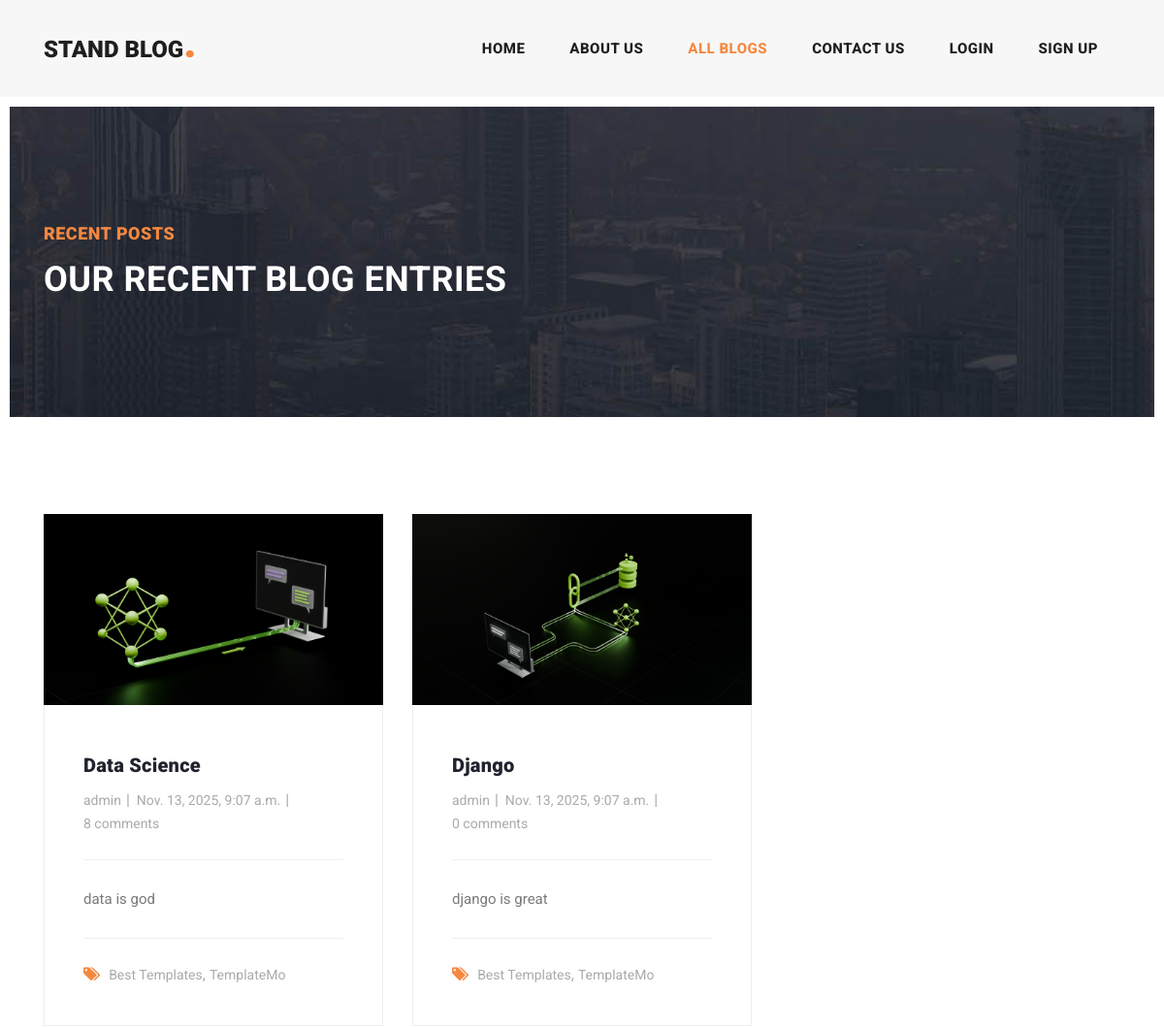
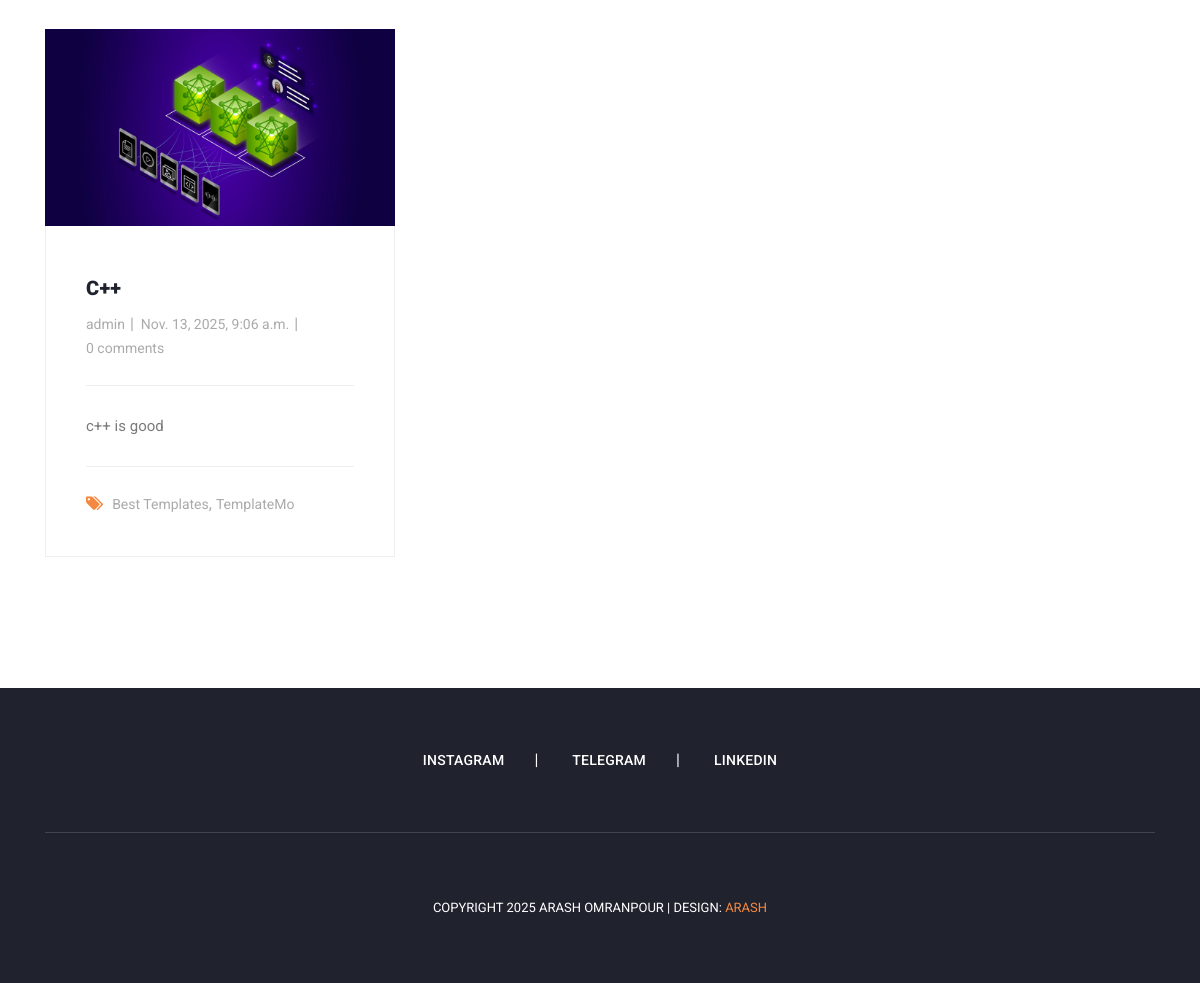
The page /articles/list on the database its author committed (2 pictures, top to bottom).
### post_app/models.py (models this page shows, shortened)
class Article(models.Model):
    author=models.ForeignKey(User, verbose_name="author name" , on_delete=models.CASCADE)
    title = models.CharField(unique=True,)
    category=models.ManyToManyField(Category, verbose_name="category / categories")
    body=models.TextField()
    image=models.ImageField(upload_to="images/articles",blank=True,null=True)
    created=models.DateTimeField(auto_now_add=True)
    updated=models.DateTimeField(auto_now=True)
    status=models.BooleanField(default=True)
    slug=models.SlugField( unique=True,blank=True)
    class Meta:
        ordering = ("-updated",)
    def get_absolute_url(self):
        return reverse("post:article_detail",kwargs={"slug":self.slug})
    def show_image(self):
        if self.image:
            return format_html(
                '<a href="{}" target="_blank">'
                '<img src="{}" width="50" height="50" style="object-fit:cover; border-radius:4px;" />'
                '</a>',
                self.image.url,  # link target
                self.image.url  # thumbnail source
            )
        return "No image"
    show_image.short_description = "Image"

### post_app/views.py (the view)
# urls.py: path("list", views.all_posts.as_view(), name="all_posts"),
class all_posts(ListView):
    model = Article
    template_name = "post_app/post_list.html"
    context_object_name = 'article'
    paginate_by = 3
    queryset = Article.objects.filter(status=True)

### context_processors/context_processors.py (called while the page is built)
def recent_posts(request):
    recent_posts = Article.objects.all().order_by('-created')[:3]
    return {"recent_posts": recent_posts}

def category_list(request):
    category_list = Category.objects.all()
    return {"category_list": category_list}

### post_app/templates/post_app/post_list.html (shortened to what this page needs)
{% extends 'base.html' %}
{% load static %}
{% load render_partial %}
{% block content %}
    <div class="heading-page header-text">
        <section class="page-heading">
            <div class="container">
                <div class="row">
                    <div class="col-lg-12">
                        <div class="text-content">
                            <h4>Recent Posts</h4>
                            <h2>Our Recent Blog Entries</h2>
                        </div>
                    </div>
                </div>
            </div>
        </section>
    </div>
    <section class="blog-posts grid-system">
        <div class="container">
            <div class="row">
                <div class="col-lg-8">
                    <div class="all-blog-posts">
                        <div class="row">
                            {% for item in article %}
                                <div class="col-lg-6">
                                    <div class="blog-post">
                                        <div class="blog-thumb">
                                            <img src="{{ item.image.url }}" alt="">
                                        </div>
                                        <div class="down-content">
                                            <a href="{{ item.get_absolute_url }}"><h4>{{ item.title }}</h4></a>
                                            <ul class="post-info">
                                                <li><a href="#">{{ item.author.username }}</a></li>
                                                <li><a href="#">{{ item.created }}</a></li>
                                                <li><a href="#">{{ item.comments.count }} comments</a></li>
                                            </ul>
                                            <p>{{ item.body|slice:":30" }}</p>
                                            <div class="post-options">
                                                <div class="row">
                                                    <div class="col-lg-12">
                                                        <ul class="post-tags">
                                                            <li><i class="fa fa-tags"></i></li>
                                                            <li><a href="#">Best Templates</a>,</li>
                                                            <li><a href="#">TemplateMo</a></li>
                                                        </ul>
                                                    </div>
                                                </div>
                                            </div>
                                        </div>
                                    </div>
                                </div>
                            {% endfor %}
                            <div class="col-lg-12">
                            </div>
                        </div>
                    </div>
                </div>
                <div class="col-lg-4">
                </div>
            </div>
        </div>
    </section>
{% endblock %}

### assets/css/templatemo-stand-blog.css (style rules this page uses)
body { font-family: 'Roboto', sans-serif; overflow-x: hidden; text-rendering: optimizeLegibility; -webkit-font-smoothing: antialiased; -moz-osx-font-smoothing: grayscale; }
p { margin-bottom: 0px; font-size: 15px; font-weight: 400; color: #7a7a7a; line-height: 30px; }
a { text-decoration: none!important; }
ul { padding: 0; margin: 0; list-style: none; }
h1,h2,h3,h4,h5,h6 { margin: 0px; }
.heading-page { padding-top: 110px; }
.page-heading { margin: 0px 10px; padding: 120px 0px; text-align: left; background-position: center center; background-repeat: no-repeat; background-size: cover; background-image: url(../images/heading-bg.jpg); }
.page-heading .text-content h4 { color: #f48840; font-size: 18px; text-transform: uppercase; font-weight: 900; letter-spacing: 0.5px; margin-bottom: 15px; }
.page-heading .text-content h2 { color: #fff; font-size: 36px; font-weight: 700; text-transform: uppercase; letter-spacing: 0.5px; }
.blog-posts { margin-top: 100px; }
.blog-posts .blog-post { margin-bottom: 30px; }
.blog-posts .blog-thumb img { width: 100%; overflow: hidden; }
.blog-posts .down-content { padding: 40px; border-right: 1px solid #eee; border-left: 1px solid #eee; border-bottom: 1px solid #eee; }
.blog-posts .down-content h4 { font-size: 24px; text-transform: capitalize; letter-spacing: 0.5px; font-weight: 900; color: #20232e; margin: 10px 0px 12px 0px; }
.blog-posts .down-content ul.post-info li { display: inline-block; margin-right: 8px; }
.blog-posts .down-content ul.post-info li:after { content: '|'; color: #aaa; margin-left: 8px; }
.blog-posts .down-content h4 { font-size: 20px; letter-spacing: 0.25px; }
.grid-system .down-content ul.post-info li { margin-right: 3px; }
.grid-system .down-content ul.post-info li:after { margin-left: 5px; }
.blog-posts .down-content ul.post-info li:last-child::after { display: none; }
.blog-posts .down-content ul.post-info li a { font-size: 14px; color: #aaa; font-weight: 400; transition: all .3s; }
.blog-posts .down-content p { padding: 25px 0px; margin: 25px 0px; border-top: 1px solid #eee; border-bottom: 1px solid #eee; }
.blog-posts .down-content ul.post-tags li, .blog-posts .down-content ul.post-share li { display: inline-block; }
.blog-posts .down-content ul.post-tags li:first-child i, .blog-posts .down-content ul.post-share li:first-child i { color: #f48840; margin-right: 5px; }
.blog-posts .down-content ul.post-tags li, .blog-posts .down-content ul.post-share li { color: #aaa; }
.blog-posts .down-content ul.post-tags li a, .blog-posts .down-content ul.post-share li a { font-size: 14px; color: #aaa; font-weight: 400; transition: all .3s; }

### rows shown on the page
Article: image (picture), title "Data Science", author.username "admin", created "Nov. 13, 2025, 9:07 a.m.", comments.count "8", body "data is god"
Article: image (picture), title "Django", author.username "admin", created "Nov. 13, 2025, 9:07 a.m.", comments.count "0", body "django is great"
Article: image (picture), title "C++", author.username "admin", created "Nov. 13, 2025, 9:06 a.m.", comments.count "0", body "c++ is good"
